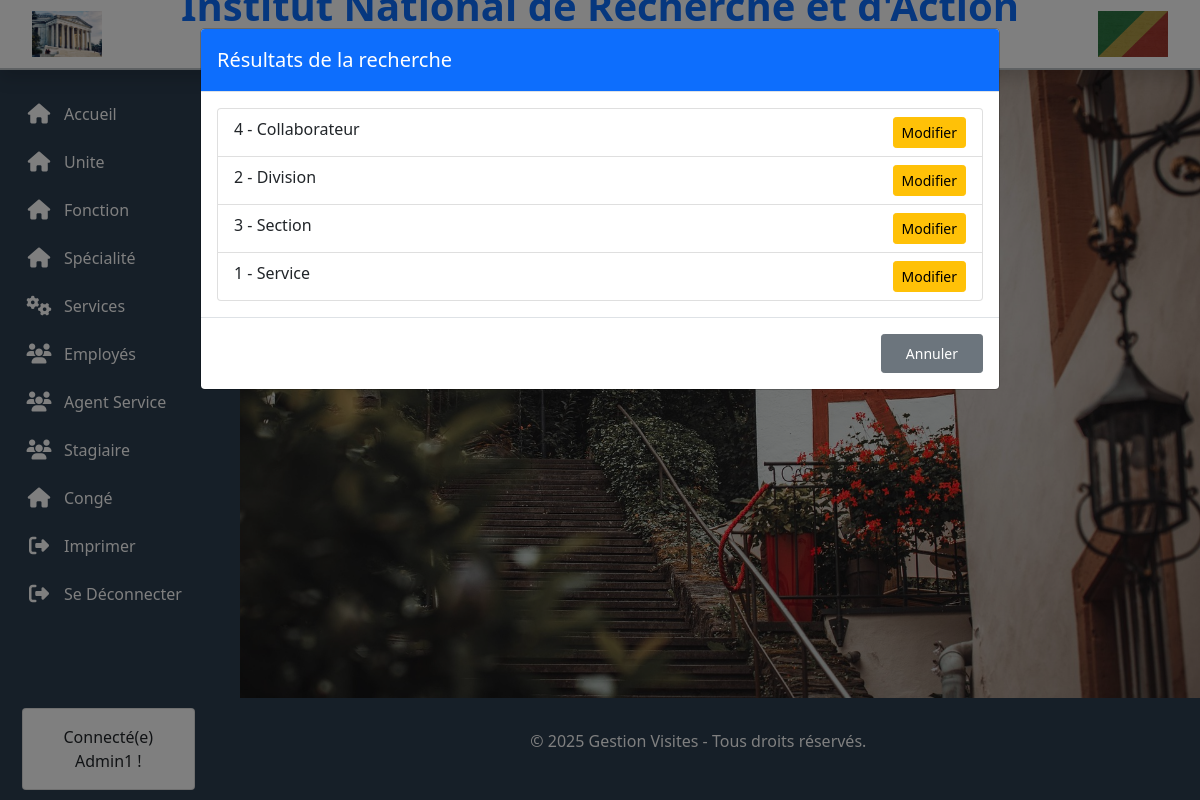
The app's page /unite/recherche/ (signed in) with its own data.
### unite/models.py (models this page shows, shortened)
class  Unite(models.Model):
    designation = models.CharField(max_length=20)

### unite/views.py (the view)
# urls.py: path('recherche/', views.unite_search, name='recherche'),  # Ajout de la route de recherche
def unite_search(request):
    username = get_username_from_session(request)
    if not username:
        return redirect('login')  # Redirige vers la page de connexion si pas de nom d'utilisateur dans la session
    query = request.GET.get('query', '')  # Recherche globale
    critere = request.GET.get('criteres', '')  # Critère de recherche sélectionné (username, first_name, email, etc.)
    unites = Unite.objects.all().order_by('designation')
    if critere and query:
        if critere == 'designation':
            unites = unites.filter(designation__icontains=query)  # Filtrer par désignation
    elif query:
        unites = unites.filter(designation__icontains=query)
    if not unites:
        unites = None  # Pas d'unités trouvées
    return render(request, 'unite/search.html', {
        'unites': unites,
        'username': username,
        'query': query,
        'criteres': critere,
    })

### unite/views.py (called while the page is built)
def get_username_from_session(request):
    return request.session.get('username')

### unite/templates/unite/search.html (shortened to what this page needs)
{% extends 'template_base.html' %}
{% block contenue %}
<div class="container mt-4">
    <div class="modal fade show" id="modalSearchResults" tabindex="-1" aria-labelledby="modalSearchResultsLabel" aria-hidden="true" style="display: block;">
        <div class="modal-dialog modal-lg">
            <div class="modal-content">
                <div class="modal-header bg-primary text-white">
                    <h5 class="modal-title" id="modalSearchResultsLabel">Résultats de la recherche</h5>
                </div>
                <div class="modal-body">
                    {% if unites %}
                        <ul class="list-group">
                            {% for unite in unites %}
                                <li class="list-group-item">
                                    {{ unite.id }} - {{ unite.designation }}
                                    <a href="{% url 'unite:modifier' unite.id %}" class="btn btn-warning btn-sm float-end ms-2">Modifier</a>
                                </li>
                            {% endfor %}
                        </ul>
                    {% else %}
                        <p>Aucune unité trouvée pour "{{ query }}"</p>
                    {% endif %}
                </div>
                <div class="modal-footer">
                    <a href="{% url 'unite:unite' %}" class="btn btn-secondary px-4 py-2 btn-sm">Annuler</a>
                  </div>
            </div>
        </div>
    </div>
</div>
{% endblock %}

### records on screen
Unite: id "4", designation "Collaborateur"
Unite: id "2", designation "Division"
Unite: id "3", designation "Section"
Unite: id "1", designation "Service"

### other values on screen
{{ username }} "Admin1"
